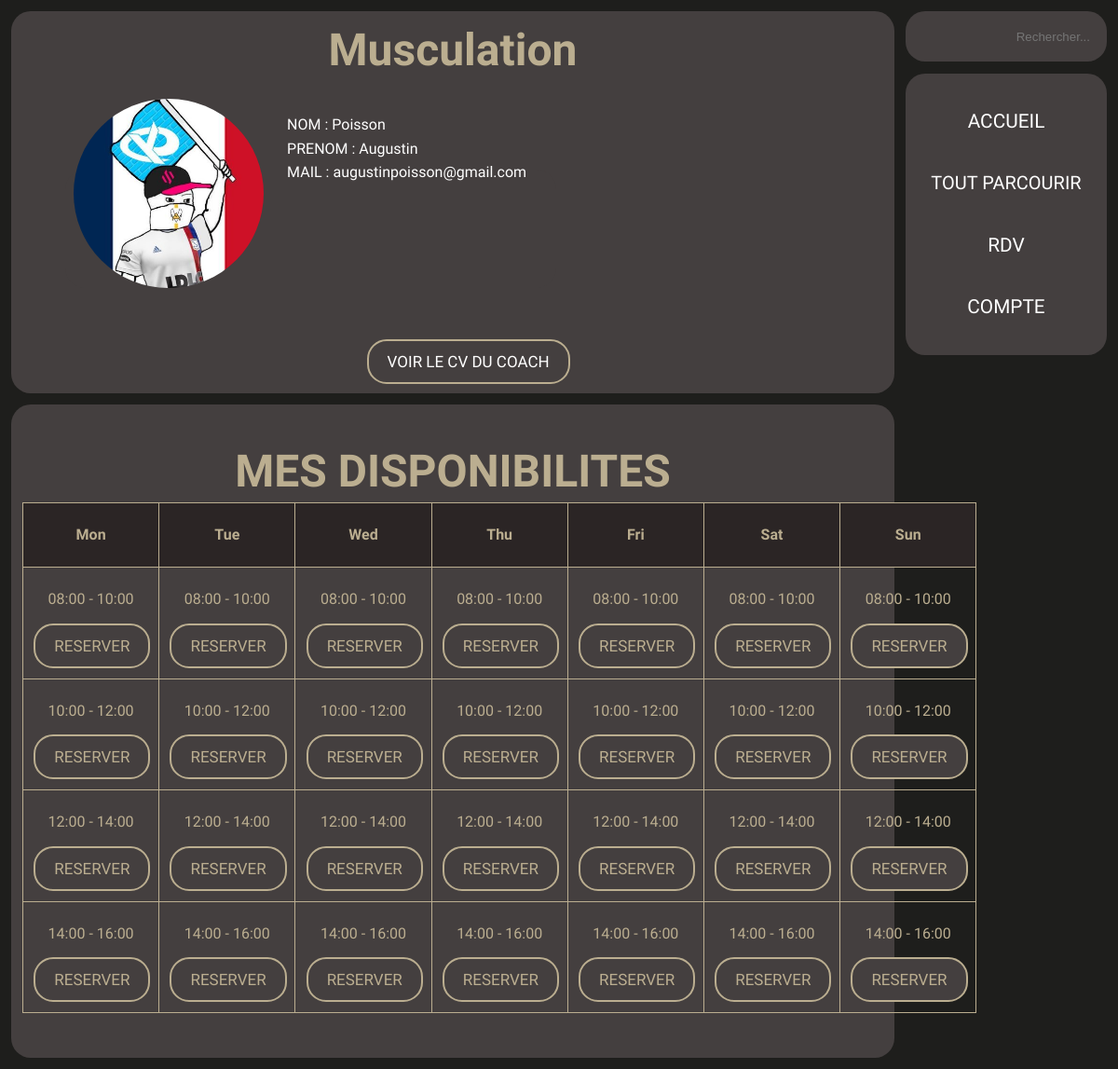
Before: /ficheCoach.php?ID=1250097031 (signed in) with the older database file.
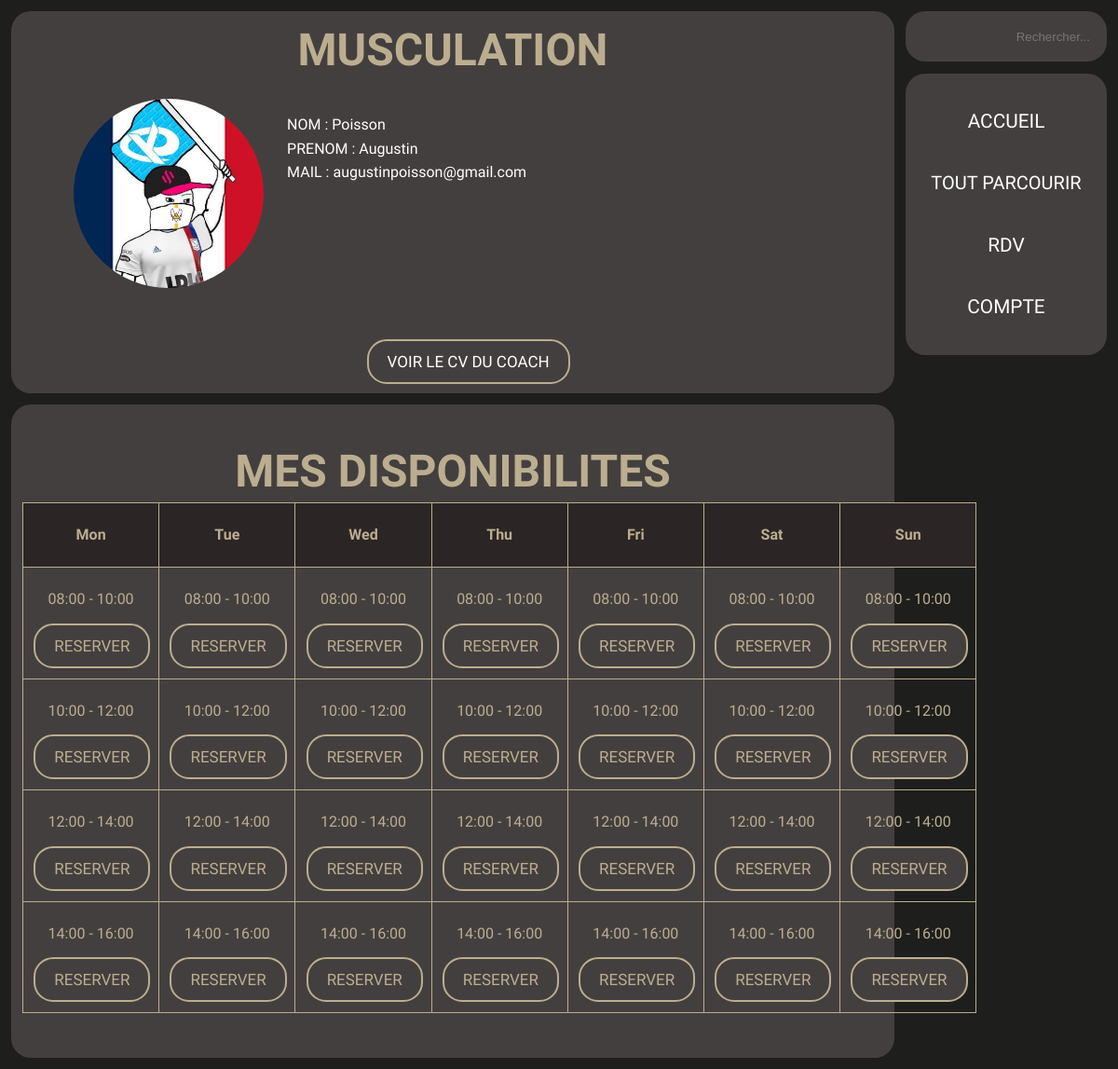
After: the same page with the newer database file.
### tables this page shows
CREATE TABLE IF NOT EXISTS `coach` (
  `ID_Coach` int NOT NULL AUTO_INCREMENT,
  `Nom` varchar(50) NOT NULL,
  `Prenom` varchar(50) NOT NULL,
  `Sport` varchar(50) NOT NULL,
  `Email` varchar(50) NOT NULL,
  `Pass` varchar(50) NOT NULL,
  `CV` varchar(255) DEFAULT NULL,
  `Video` varchar(255) DEFAULT NULL,
  `Photo` varchar(255) NOT NULL,
  `Telephone` int DEFAULT NULL,
  `Status` varchar(50) NOT NULL,
  `Bureau` varchar(50) DEFAULT NULL,
  PRIMARY KEY (`ID_Coach`)
);

### FicheCoach.php (the view, shortened to what this page needs)
<?php
include_once "php/config.php";
?>
<?php include_once "header.php"; ?>
<link rel="stylesheet" href="styles/Fichecoach.css" type="text/css" />
<link rel="stylesheet" href="styles/scrollmenu.css" type="text/css" />
<body>
<?php
    $ID = $_GET['ID'];
     $requete = "SELECT * FROM coach WHERE ID_Coach = $ID";
    $resultat = $conn->query($requete);
    while ($row = $resultat->fetch_assoc()) {
        $sport = $row["Sport"];
        $NomC = $row["Nom"];
        $PrenomC = $row["Prenom"];
        $Mail= $row["Email"];
        $photo=$row["Photo"];
        $CV=$row["CV"];
        }
           $dateActuelle = date("Y-m-d");
            $premierJourSemaine = date("Y-m-d", strtotime('monday this week', strtotime($dateActuelle)));
           $rendezVous = array();
?>
<div class="blocHeader">
    <div class="bloc1">
        <h1 class="titre"><?php echo $sport ?> </h1>
        <br>
                <div class="blocProfil">
                    <img class="photodeprofil", style="height:40%; width:40%" src="php/pic/<?php echo $photo ?>" alt="">
                    <div class="profildata", style="margin-top:-12%">
                        <p>NOM : <?php echo $NomC ?> </p>
                        <p>PRENOM : <?php echo $PrenomC ?> </p>
                        <p>MAIL : <?php echo $Mail ?> </p>
                    </div>
                </div>
        <button style="margin-left:40%"><a href="CVxml/<?php echo $CV; ?>">VOIR LE CV DU COACH</a></button>
            </div>
    <div class="bloc2">
        <div class="barrerecherche">
            <div class="dropdown2">
                <input class="rechercher" type="text" placeholder="Rechercher..." id="searchInput">
            </div>
        </div>
        <div class="header">
            <a href="./index.html">ACCUEIL</a>
            <div class="dropdown">
                <div onclick="myFunction()" class="dropbtn">TOUT PARCOURIR</div>
            </div>
            <a href="./RDV.html">RDV</a><br>
            <a href="./login.php">COMPTE</a><br>
        </div>
    </div>
</div>
      <div class="bloc1", style="margin-top:-1.5%">
      <h1 class="titre"> <br> MES DISPONIBILITES</h1>
    <?php
 echo "<table>";
    echo "<tr>";
    for ($i = 0; $i < 7; $i++) {
        $jour = date("Y-m-d", strtotime('+' . $i . ' day', strtotime($premierJourSemaine)));
        $jourAffiche = date("D", strtotime($jour));
        if ($jour == $dateActuelle) {
            echo "<th class='current-date'>" . $jourAffiche . "</th>";
        } else {
            echo "<th>" . $jourAffiche . "</th>";
        }
    }
    echo "</tr>";
    for ($heure = 8; $heure < 16; $heure=$heure+2) {
        echo "<tr>";
        for ($i = 0; $i < 7; $i++) {
            $jour = date("Y-m-d", strtotime('+' . $i . ' day', strtotime($premierJourSemaine)));
            $heureCourante = sprintf("%02d:00", $heure);
            $heureSuivante = sprintf("%02d:00", $heure + 2);
            echo "<td>";
            echo "<div>" . $heureCourante . " - " . $heureSuivante . "</div>";
            if (isset($rendezVous[$jour]) && array_key_exists($heureCourante . " - " . $heureSuivante, $rendezVous[$jour])) {
               echo "<div class='appointment'> <p>" . $rendezVous[$jour][$heureCourante . " - " . $heureSuivante] . "</p></div>";
            }
            else {
                echo "<a href='paiement.php?coach_id=" . $ID . "&date=" . $jour . "&heure=" . $heureCourante . " - " . $heureSuivante . "'><button> RESERVER </button></a>";
                             }
            echo "</td>";
        }
        echo "</tr>";
    }
    echo "</table>";
      ?>
       <br>
  </div>
</body>
</html>

### header.php (shortened to what this page needs)
<!DOCTYPE html>
<html lang="en">
<head>
    <link rel="stylesheet" href="styles/scrollmenu.css" type="text/css" />
      <link rel="stylesheet" href="styles/general.css" type="text/css" />
    <link rel="stylesheet" href="styles/dropdown2.css" type="text/css" />
    <link rel="stylesheet" href="https://cdnjs.cloudflare.com/ajax/libs/font-awesome/5.15.2/css/all.min.css"/>
</head>

### styles/scrollmenu.css (style rules this page uses)
.dropbtn { background-color: #443F3F; font-size: 20px; border: none; cursor: pointer; }
.dropdown { display: block; }

### styles/general.css (style rules this page uses)
body { background-color:#1E1E1C; top: 0; left: 0; padding: 0; margin: 0; }
a, h1, h2, h3, p { color: white; padding: 0; margin: 0; list-style: none; border-style: none; outline: none; text-decoration: none; }
button { font-family: "dosis", sans-serif; display: inline-block; position: relative; color: #BBAE90; background: #443F3F; font-weight: 500; font-size: 17px; padding: 12px 20px; margin: 1%; border: 2px solid #BBAE90; border-radius: 21px; z-index: 1; overflow: hidden; transition: 0.5s; }
button:before { content: ""; position: absolute; background: #BBAE90; height: 300px; width: 700px; border-radius: 27%; z-index: -1; }
button:before { top: 600%; left: 1800%; transition: 0.6s; }
.blocHeader { display:flex; }
.barrerecherche { background-color:#443F3F; padding: 10%; text-align:end; border-radius: 21px; width: 100%; color: #BBAE90; }
.rechercher { color: white; margin: 0; padding: 0; background: transparent; text-align: end; border: transparent; border-bottom-color: #BBAE90; !important; width: 100%; height: 10%; }
.header { text-align: center; font-family: "dosis", sans-serif; line-height: 320%; font-size: 130%; background-color:#443F3F; color: white; margin-top: 7%; padding: 10%; width: 100%; border-radius: 21px; }
.bloc2 { margin-top: 1%; width: 15%; }
.bloc1 { font-family: "shrikhand", cursive; line-height: 300%; background-color:#443F3F; color: white; margin: 1%; padding: 0 1% 0 1%; height : 95%; width: 77%; border-radius: 21px; }

### styles/dropdown2.css (style rules this page uses)
.dropdown2 { position: relative; display: inline-block; }

### styles/Fichecoach.css (style rules this page uses)
.titre { margin-top: 2%; font-size: 400%; text-align: center; color: #BBAE90; }
.photodeprofil { border-radius: 70%; margin-top : -15%; margin-right:5% ; }
.blocProfil { margin-top : -4%; margin : 5%; display : flex; font-family: "dosis", sans-serif; font-weight: 270; line-height: 160%; background-color:#443F3F; color: white; padding: 0 1% 0 1%; width: 55%; border-radius: 21px; }
.profildata { margin-top: -8%; }

### FicheCoach.php (style rules this page uses)
table { width: 100%; border-collapse: collapse; border-radius:50%; }
th, td { text-align: center; padding: 10px; border: 1px solid #BBAE90; color: #BBAE90; font-family: "dosis", sans-serif; }
th { background-color: #2B2525; }
.current-date { font-weight: bold; }
.titre { font-family: "shrikhand", cursive; margin-top: 2%; font-size: 300%; text-align: center; color: #BBAE90; margin-bottom:1%; }

Changed rows visible on the page:
changed coach "Poisson": Sport "Musculation" → "MUSCULATION"
